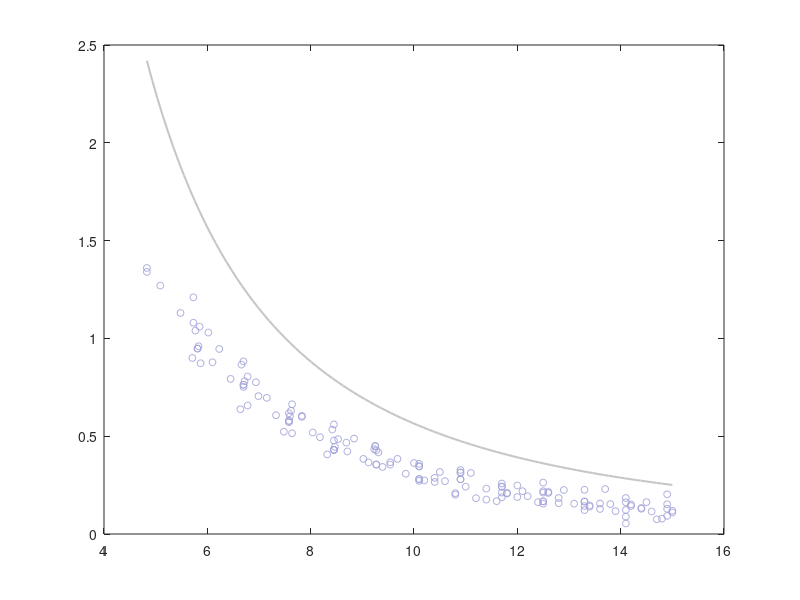

Source code (MATLAB): (Note: this script raises an error after producing the figure.)
clc; clear all;
load('gr_021.mat');

R = 1006 * 10^-9;
threshold = 1.5e-8;  
mask = x_gr <= threshold; 
x_gr_filtered = x_gr(mask);  
y_gr_filtered = y_gr(mask); 

x_gr=x_gr_filtered;
y_gr=y_gr_filtered;
%% Fitting Asg
% Model
model = @(params, x) params(1) ./ x.^2;

initial_guess = 2 * 10^-19;

params_gr = lsqcurvefit(model, initial_guess, x_gr, y_gr);
a_gr = params_gr(1);
Asg = a_gr * 6 / R;  

figure(1)
hold on;
c1=[160/255 161/255 216/255];
c2=[198/255 198/255 198/255];
h1 = scatter(x_gr*1e9, y_gr*1e9, 25,'MarkerEdgeColor', c1(1,:), 'MarkerFaceColor', 'none', ...
    'MarkerEdgeAlpha', 0.85, 'MarkerFaceAlpha', 0.85); %data
x_fit_gr = linspace(min(x_gr), max(x_gr), 100);
y_fit_gr = model(params_gr, x_fit_gr);
h2 = plot(x_fit_gr*1e9, y_fit_gr*1e9, 'color', c2(1,:), 'LineWidth', 1.5); % fit line

box on;
axis on;
ax = gca;
ax.TickLabelInterpreter = 'latex';
ax.MinorGridAlpha = 0.8; 
ax.GridAlpha = 0.1;
ax.XMinorTick = 'on';
ax.YMinorTick = 'on';
set(ax, 'fontsize', 8.5, 'LineWidth', 0.4); 
%ylim([-0.1, 1.5]); 
xlim([3.5, 15]); 
xlabel('$\mathrm{Distance~(nm)}$', 'interpreter', 'latex', 'fontsize', 9); 
ylabel('$\mathrm{Attractive~force~(nN)}$', 'interpreter', 'latex', 'fontsize', 9);





